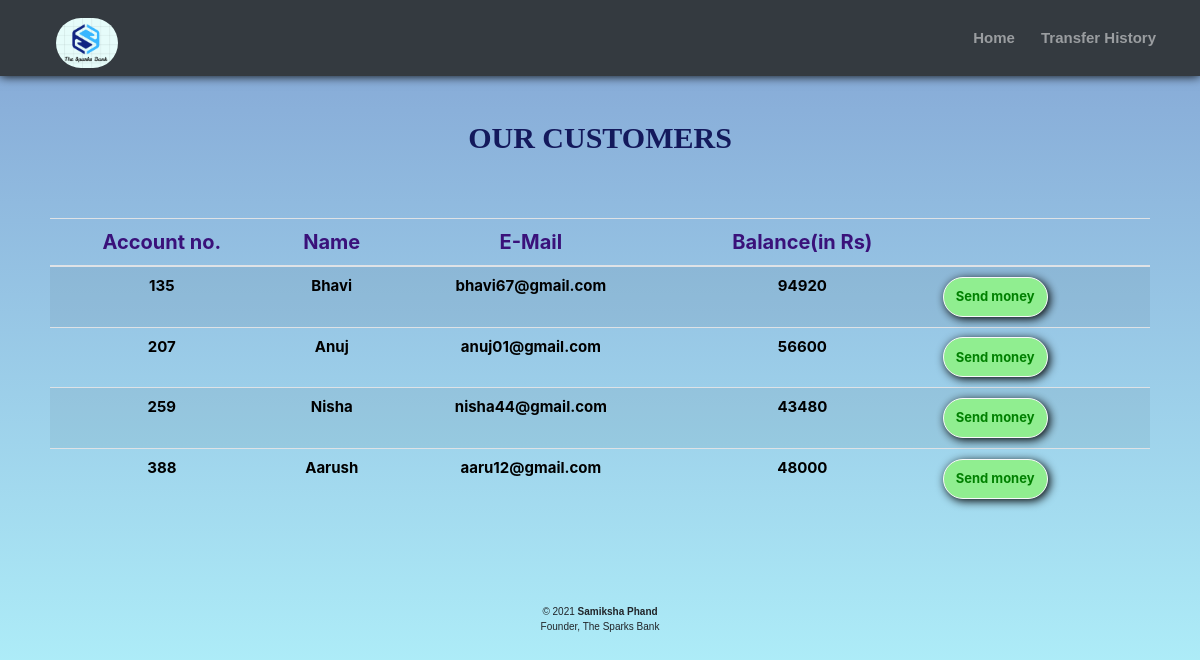
The page /customers.php on the database its author committed.
### tables this page shows
CREATE TABLE `users` (
  `id` int(3) NOT NULL,
  `name` text NOT NULL,
  `email` varchar(30) NOT NULL,
  `balance` int(8) NOT NULL
);

### customers.php (the view, shortened to what this page needs)
<!DOCTYPE html>
<html lang="en">
<head>
    <link rel="stylesheet" href="https://maxcdn.bootstrapcdn.com/bootstrap/4.0.0/css/bootstrap.min.css">
    <link rel="stylesheet" href="css/style.css">
</head>
<div id="container">
    <nav class="navbar navbar-expand-lg navbar-dark bg-dark "
         style="font-family:arial; font-size:15px; box-shadow: 0px 0px 10px 0px black;">
      <div class="container-fluid">
        <a href="index.php">
            <img src="images/logo.PNG" alt="logo"
                 style="height: 50px; margin-left:25px; margin-top:10px;border-radius:50px"></a>
        </div>
        <div class="collapse navbar-collapse" id="navbarSupportedContent" >
        <ul class="navbar-nav ">
                    <li class="nav-item nav-links" style="margin-left:25px;">
                        <a class="nav-link text-nowrap" aria-current="page" href="index.php" ><b>Home</b></a>
                    </li>
                    <li class="nav-item" style="margin-left:10px;margin-right:20px">
                        <a class="nav-link text-nowrap" href="transactions.php"><b>Transfer History</b></a>
                    </li>
            </ul>
        </div>
    </nav>
</div>
<body style="background-image:linear-gradient(#83a4d4,#b6fbff)">
<?php
    include 'config.php';
    $sql = "SELECT * FROM users";
    $result = mysqli_query($conn,$sql);
?>
<div class="container" style="padding:20px">
        <h1 class="text-center pt-4" style="color:rgb(20, 25, 92);
                   font-family:Constantia;padding:30px;font-size:30px"><b>OUR CUSTOMERS</b></h1>
        <br>
            <div class="table-responsive-sm">
                    <table class="table table-hover table-striped table-sm " >
                        <thead style="color:rgb(58, 17, 122); font-size:20px">
                            <tr>
                            <th scope="col" class="text-center py-2">Account no.</th>
                            <th scope="col" class="text-center py-2">Name</th>
                            <th scope="col" class="text-center py-2">E-Mail</th>
                            <th scope="col" class="text-center py-2">Balance(in Rs)</th>
                            <th scope="col" class="text-center py-2"></th>
                            </tr>
                        </thead>
                        <tbody>
                <?php
                    while($rows=mysqli_fetch_assoc($result)){
                ?>
                    <tr style="color : black; font-weight:bold; font-size:15px;">
                        <td class="text-center py-2"><?php echo $rows['id'] ?></td>
                        <td class="text-center py-2"><?php echo $rows['name']?></td>
                        <td class="text-center py-2"><?php echo $rows['email']?></td>
                        <td class="text-center py-2"><?php echo $rows['balance']?></td>
                        <td><a href="send_money.php?id= <?php echo $rows['id'] ;?>"> <button type="button" class="btn mybtn btn-outline-light"> Send money</button></a></td>
                    </tr>
                <?php
                    }
                ?>
                        </tbody>
                    </table>
                    </div>
                </div>
<footer class="text-center" style="padding:60px; font-family: Verdana, Geneva, Tahoma, sans-serif; font-size:10px">
    <p>&copy 2021  <b>Samiksha Phand</b> </br>Founder, The Sparks Bank</p>
</footer>
</body>
</html>

### css/style.css (style rules this page uses)
body { height:100%; background-attachment:fixed; background-repeat:no-repeat; }

### customers.php (style rules this page uses)
.mybtn { margin:5px; font-size:13px; box-shadow: 2px 2px 10px black; border-radius: 20px; font-weight: bold; background-color: lightgreen; color: green; height:40px }

### rows shown on the page
users: id "135", name "Bhavi", email "bhavi67@gmail.com", balance "94920"
users: id "207", name "Anuj", email "anuj01@gmail.com", balance "56600"
users: id "259", name "Nisha", email "nisha44@gmail.com", balance "43480"
users: id "388", name "Aarush", email "aaru12@gmail.com", balance "48000"
